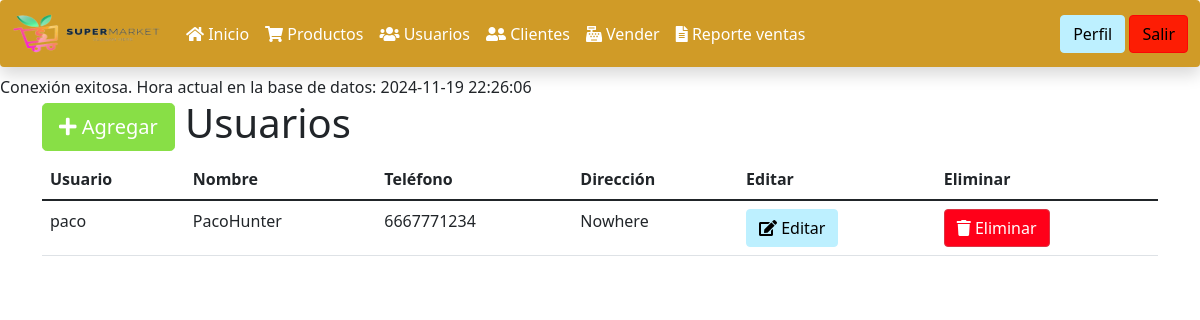
/usuarios.php (signed in), run on the app's committed database.
### tables this page shows
CREATE TABLE `usuarios` (
  `id` bigint(20) UNSIGNED NOT NULL,
  `usuario` varchar(50) NOT NULL,
  `nombre` varchar(255) NOT NULL,
  `telefono` varchar(25) NOT NULL,
  `direccion` varchar(255) NOT NULL,
  `password` varchar(255) NOT NULL
);

### usuarios.php (the view, shortened to what this page needs)
<?php
include_once "encabezado.php";
include_once "navbar.php";
include_once "funciones.php";
$usuarios = obtenerUsuarios();
?>
<div class="container">
    <h1>
        <a class="btn btn-success btn-lg" href="agregar_usuario.php">
            <i class="fa fa-plus"></i>
            Agregar
        </a>
        Usuarios
    </h1>
    <table class="table">
        <thead>
            <tr>
                <th>Usuario</th>
                <th>Nombre</th>
                <th>Teléfono</th>
                <th>Dirección</th>
                <th>Editar</th>
                <th>Eliminar</th>
            </tr>
        </thead>
        <tbody>
            <?php
            foreach($usuarios as $usuario){
            ?>
                <tr>
                    <td><?php echo $usuario->usuario; ?></td>
                    <td><?php echo $usuario->nombre; ?></td>
                    <td><?php echo $usuario->telefono; ?></td>
                    <td><?php echo $usuario->direccion; ?></td>
                    <td>
                        <a class="btn btn-info" href="editar_usuario.php?id=<?php echo $usuario->id; ?>">
                            <i class="fa fa-edit"></i>
                            Editar
                        </a>
                    </td>
                    <td>
                        <a class="btn btn-danger" href="eliminar_usuario.php?id=<?php echo $usuario->id; ?>">
                            <i class="fa fa-trash"></i>
                            Eliminar
                        </a>
                    </td>
                </tr>
            <?php } ?>
        </tbody>
    </table>
</div>

### data on the page
usuarios: usuario "paco", nombre "PacoHunter", telefono "6667771234", direccion "Nowhere"

### other printed values
$row->current_time "2024-11-19 22:26:06"
